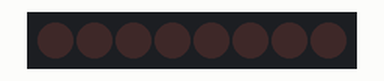
This sketch was run on a simulated Arduino Uno, built with avr-gcc and run on an emulated ATmega328P. On the bench: 8 shift-register outputs drawn as a row of LEDs (first output left, lit = HIGH). Wiring (inferred from the names in the program): shift register (74HC595): data pin 4; shift clock pin 6; latch pin 5. Wiring (inferred from the signals the program sends): row of LEDs: on Q0, Q1, Q2, Q3, Q4, Q5, Q6, Q7.

Above: at 0.5 s.
At 1.2 s:
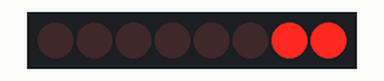
At 1.7 s:
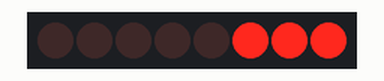
At 2.2 s:
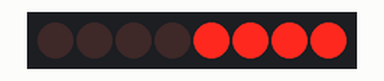
At 3.2 s:
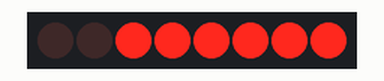
At 4.5 s:
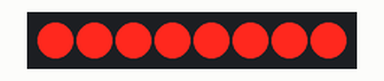
Timing chart, 0 to 5.9 s (numbered marks = the images above):
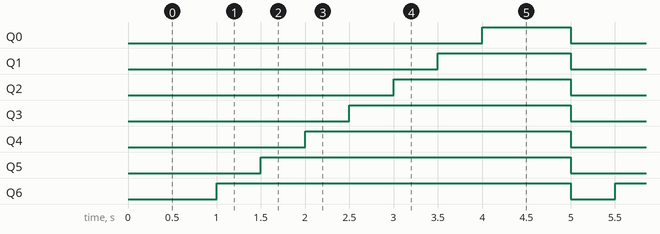

Measured:
- by itself, Q0: alternates HIGH for 1.0 s and LOW for 3.5 s
- by itself, Q1: alternates HIGH for 1.5 s and LOW for 3.0 s
- by itself, Q2: alternates HIGH for 2.0 s and LOW for 2.5 s
- by itself, Q3: alternates HIGH for 2.5 s and LOW for 2.0 s
- by itself, Q4: alternates HIGH for 3.0 s and LOW for 1.5 s
- by itself, Q5: alternates HIGH for 3.5 s and LOW for 1.0 s
- by itself, Q6: alternates HIGH for 4.0 s and LOW for 0.50 s

The sketch:

resistor.ino
```cpp
int R_clk_Pin = 5;
int SR_CLK_Pin = 6;
int dataPin = 4;
byte leds = 0;
void setup()
{
pinMode(R_clk_Pin, OUTPUT);
pinMode(dataPin, OUTPUT);
pinMode(SR_CLK_Pin, OUTPUT);
}

void loop()
{
leds = 0;
delay(500);
for (int i = 0; i < 8; i++) // Turn all the LEDs ON one by one.
{
bitSet(leds, i); // Set the bit that controls that LED in the variable 'leds'
updateShiftRegister();
delay(500);
}
}
void updateShiftRegister()
{
digitalWrite(R_clk_Pin , LOW);
shiftOut(dataPin, SR_CLK_Pin, LSBFIRST, leds);
digitalWrite(R_clk_Pin, HIGH);
}
```
